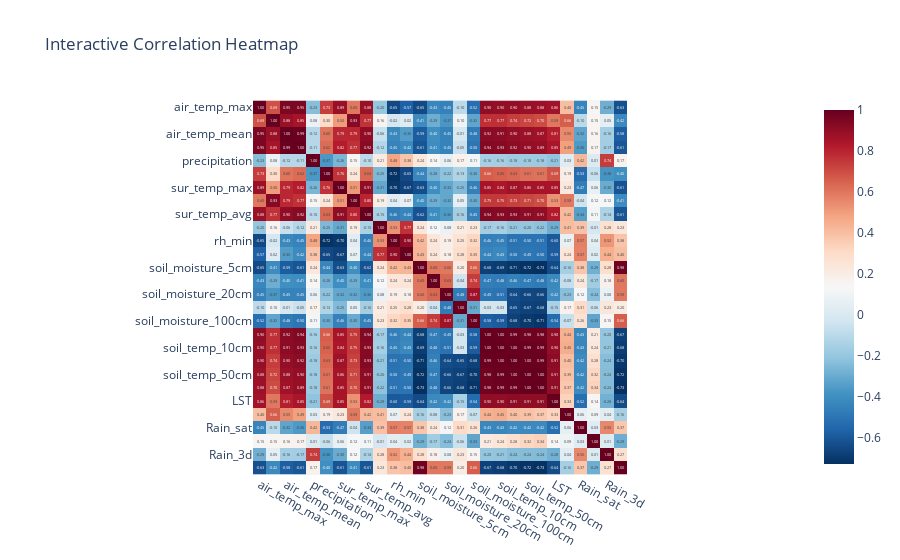

The code cell stored with this chart in its notebook:
### Markdown cell above
## Plotly

### Code cell
import plotly.express as px

corr_4 = df.corr(numeric_only=True)

fig = px.imshow(
    corr_4,
    text_auto=".2f",
    color_continuous_scale="RdBu_r",
    title="Interactive Correlation Heatmap"
)
fig.show()

### Figure 1 — Plotly figure (JSON) as saved in the notebook; plotly's stock layout.template omitted (floating-point values rounded to 4 significant figures; data arrays with more than 128 entries replaced by an {"elided": "..."} marker saying what was removed)
{"data": [{"coloraxis": "coloraxis", "hovertemplate": "x: %{x}<br>y: %{y}<br>color: %{z}<extra></extra>", "name": "0", "texttemplate": "%{z:.2f}", "type": "heatmap", "x": ["air_temp_max", "air_temp_min", "air_temp_mean", "air_temp_avg", "precipitation", "solar_radiation", "sur_temp_max", "sur_temp_min", "sur_temp_avg", "rh_max", "rh_min", "rh_mean", "soil_moisture_5cm", "soil_moisture_10cm", "soil_moisture_20cm", "soil_moisture_50cm", "soil_moisture_100cm", "soil_temp_5cm", "soil_temp_10cm", "soil_temp_20cm", "soil_temp_50cm", "soil_temp_100cm", "LST", "NDVI", "Rain_sat", "DOY", "Rain_3d", "SM_prev"], "xaxis": "x", "y": ["air_temp_max", "air_temp_min", "air_temp_mean", "air_temp_avg", "precipitation", "solar_radiation", "sur_temp_max", "sur_temp_min", "sur_temp_avg", "rh_max", "rh_min", "rh_mean", "soil_moisture_5cm", "soil_moisture_10cm", "soil_moisture_20cm", "soil_moisture_50cm", "soil_moisture_100cm", "soil_temp_5cm", "soil_temp_10cm", "soil_temp_20cm", "soil_temp_50cm", "soil_temp_100cm", "LST", "NDVI", "Rain_sat", "DOY", "Rain_3d", "SM_prev"], "yaxis": "y", "z": {"elided": "28x28 float values"}}], "layout": {"coloraxis": {"colorscale": [[0, "rgb(5,48,97)"], [0.1, "rgb(33,102,172)"], [0.2, "rgb(67,147,195)"], [0.3, "rgb(146,197,222)"], [0.4, "rgb(209,229,240)"], [0.5, "rgb(247,247,247)"], [0.6, "rgb(253,219,199)"], [0.7, "rgb(244,165,130)"], [0.8, "rgb(214,96,77)"], [0.9, "rgb(178,24,43)"], [1, "rgb(103,0,31)"]]}, "title": {"text": "Interactive Correlation Heatmap"}, "xaxis": {"anchor": "y", "constrain": "domain", "domain": [0, 1], "scaleanchor": "y"}, "yaxis": {"anchor": "x", "autorange": "reversed", "constrain": "domain", "domain": [0, 1]}}}
